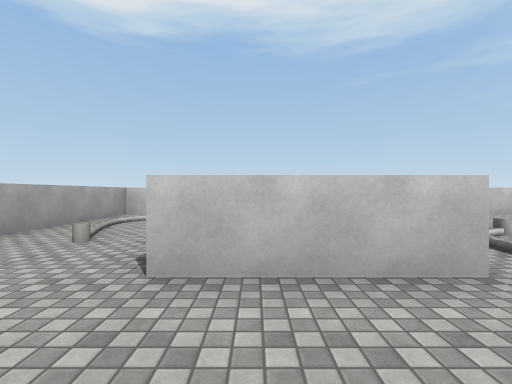
View 1 (above)

24 first-person views from a walk through a 3-D level made in the Unity game engine. The camera is 1.3 m above the floor, looks level and sees 85° across. The floor is counted in squares, 2 m on a side. Each view is taken from the middle of a square. On the plan, view 1 faces up. The plan holds only what a view shows up to about 9 squares ahead; the rest is blank. The place goes on beyond the plan. The player character is not drawn. Some animated figures are left out. Surface patterns are stand-ins for the level's own textures.

View 2
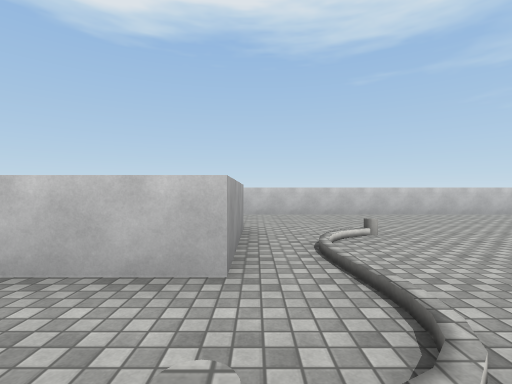

View 3
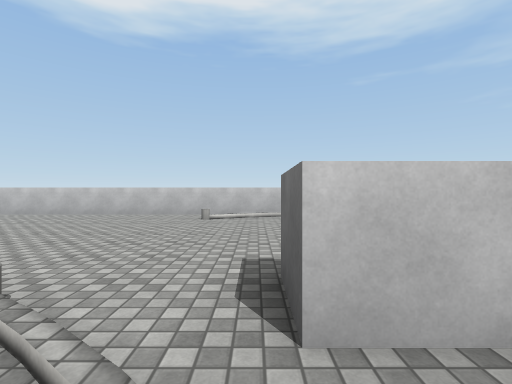

View 4
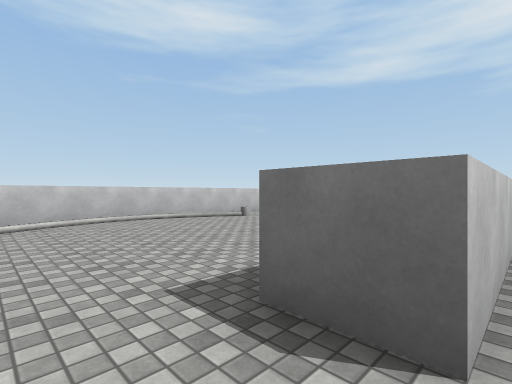

View 5
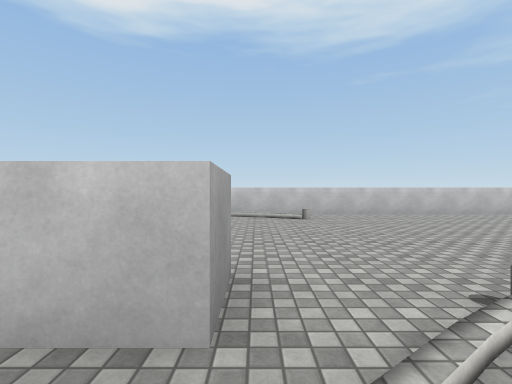

View 6
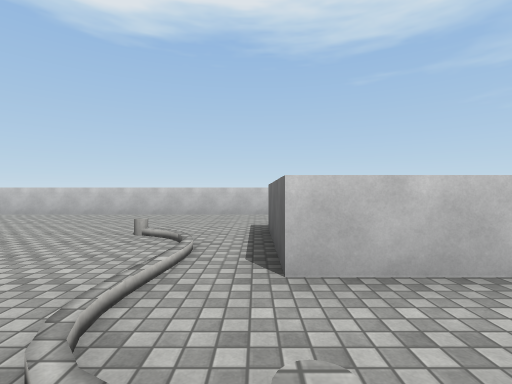

View 7
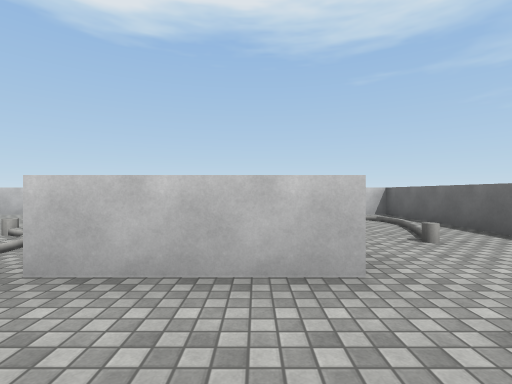

View 8
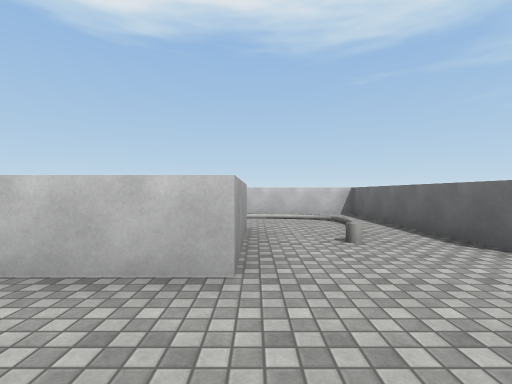

View 9
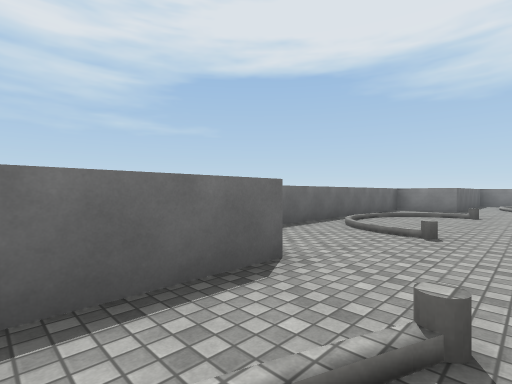

View 10
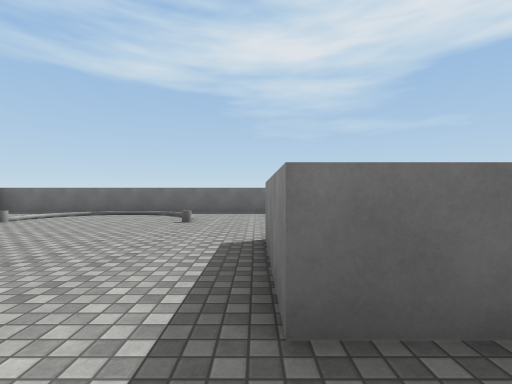

View 11
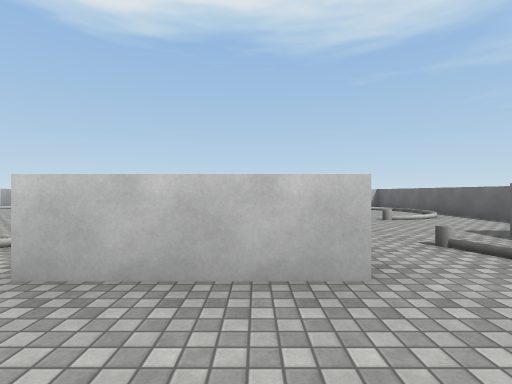

View 12
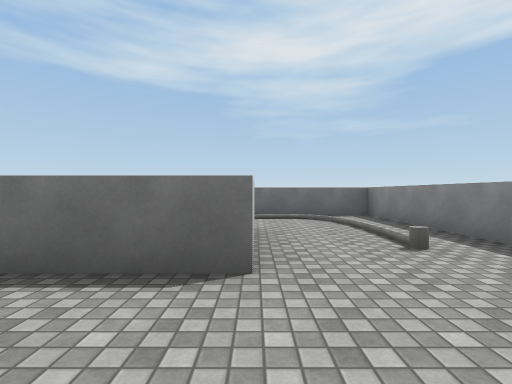

View 13
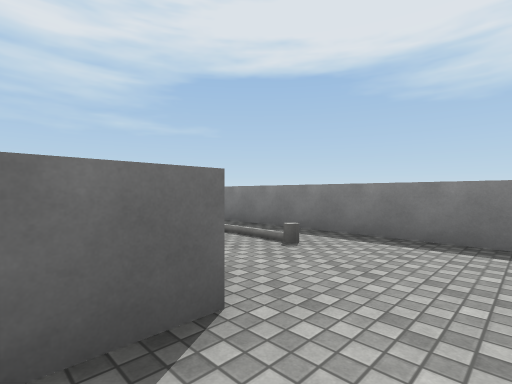

View 14
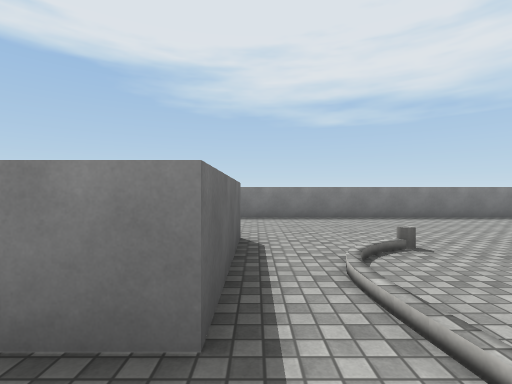

View 15
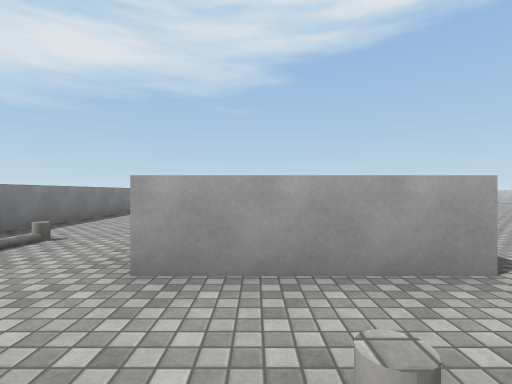

View 16
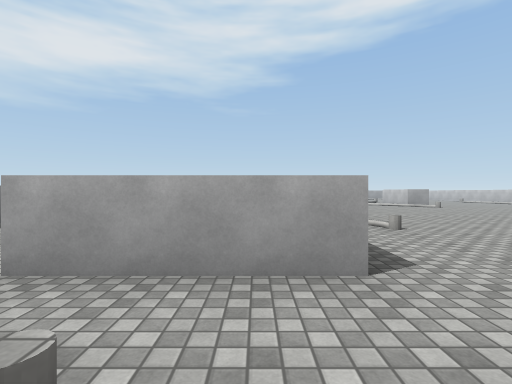

View 17
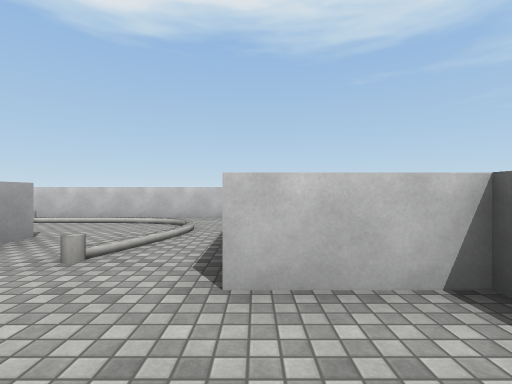

View 18
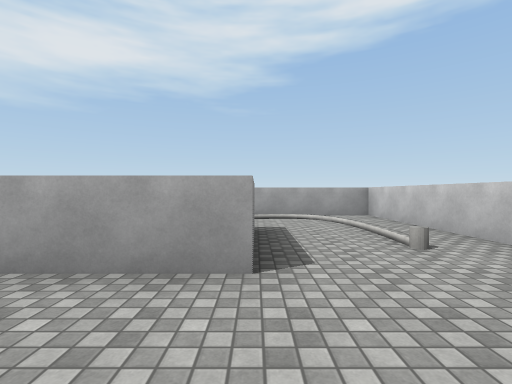

View 19
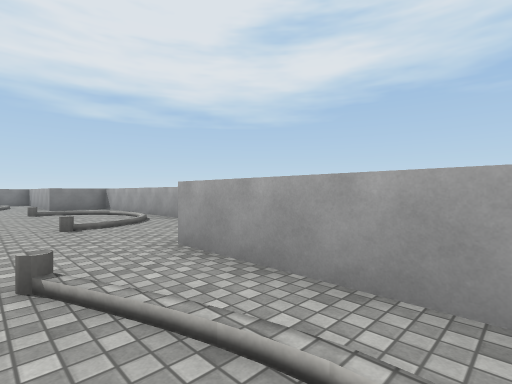

View 20
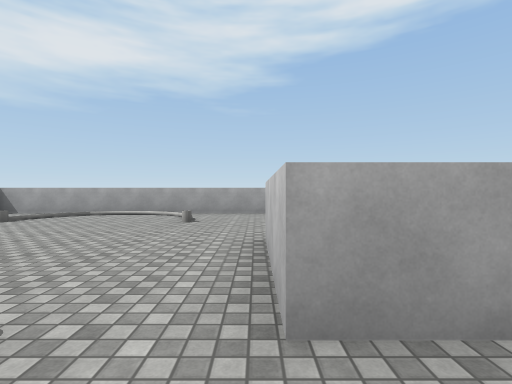

View 21
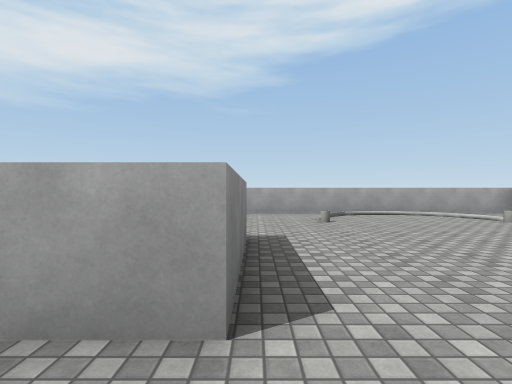

View 22
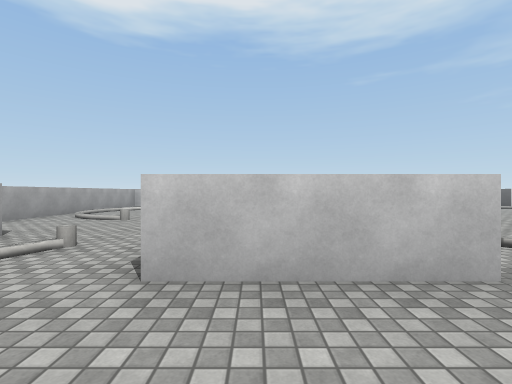

View 23
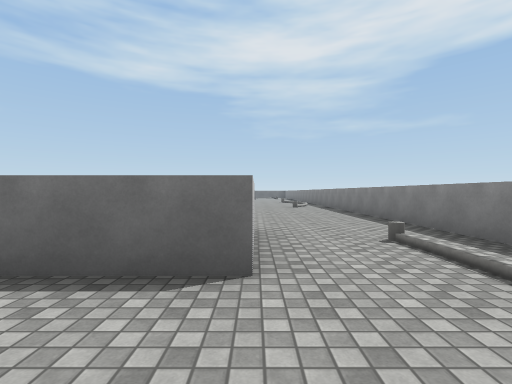

View 24
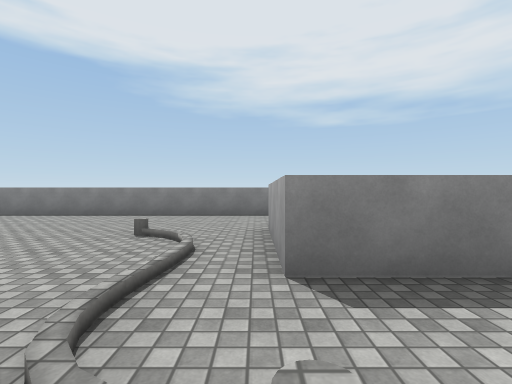

### Floor plan
Key: @ floor where view 1 was taken; # wall or solid block; . floor; / step, stairs or slope; ^ raised ledge.
Columns run from 6 left of view 1 to 29 right of it. Each row starts with its distance up from view 1.
  9    ^^^^ ^^^^^^^^^^^^^^^^^^^^^^^^^
  8   ^.............    ........   ..^
  7   ^..............................^
  6   ^..............................^
  5   ^...^^....................^^...^
  4   ^... ^....................^^...^
  3 ^ ^...^^.... ...............^^...^^^
  2 ^..........   ...##... ............^
  1 ^.........     /..../  ............^
  0 ^./...@..       /  /   ..... ..../.^
 -1 ^/.....                .....  ..../^
 -2 ^/.....               ............/^
 -3 ^./......             .........../.^
 -4 ^......... ..          ..  ........^
 -5 ^...........            ...........^
 -6 ^ ^...^^....             ...^^...^
 -7    ...^^.....           ....^^...
 -8    ...^^......         .....^^...^
 -9     ...........       ...........^
-10      ...........     ............^
-11       ..........     ............^
-12        ^^^^^^^^^^   ^^^^^^^^^^^^^

Where each view was taken, in squares from view 1:
view 1: 0 up, 0 right, facing up
view 2: 0 up, 2 right, facing up
view 3: 0 up, 10 right, facing up
view 4: 1 up, 9 right, facing up-right
view 5: 0 up, 13 right, facing up
view 6: 0 up, 21 right, facing up
view 7: 0 up, 23 right, facing up
view 8: 0 up, 24 right, facing up
view 9: 5 up, 25 right, facing down-right
view 10: 5 down, 20 right, facing right
view 11: 10 down, 23 right, facing up
view 12: 8 down, 19 right, facing right
view 13: 7 down, 20 right, facing down-right
view 14: 4 down, 21 right, facing down
view 15: 7 down, 26 right, facing left
view 16: 6 down, 26 right, facing left
view 17: 1 up, 27 right, facing up
view 18: 5 up, 4 right, facing left
view 19: 6 up, 2 left, facing down-left
view 20: 2 up, 3 right, facing left
view 21: 5 down, 3 right, facing left
view 22: 10 down, 0 right, facing up
view 23: 8 down, 3 left, facing right
view 24: 3 down, 2 right, facing down
